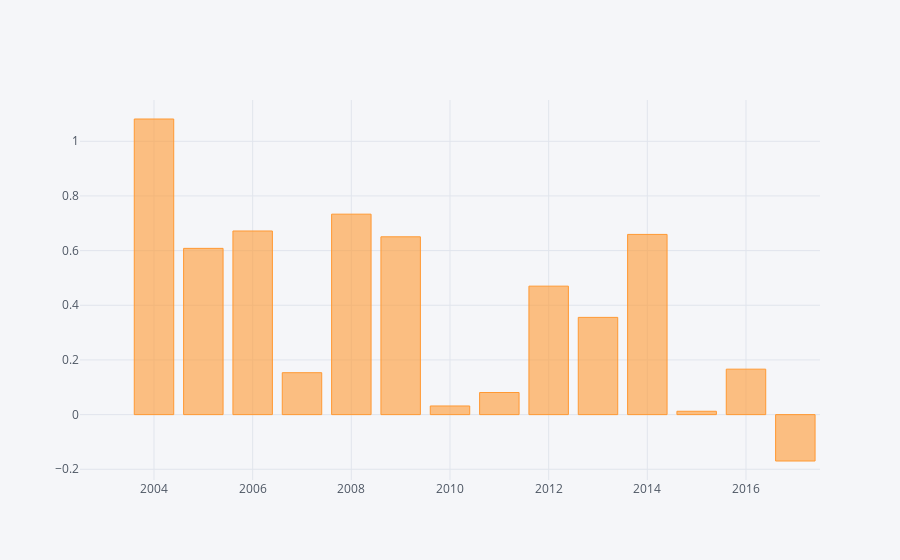

The notebook cell saved with this chart:
### Code cell
commits_per_year.pct_change().iplot(kind='bar')

### Figure 1 — Plotly figure (JSON) as saved in the notebook; plotly's stock layout.template omitted (floating-point values rounded to 4 significant figures)
{"data": [{"marker": {"color": "rgba(255, 153, 51, 0.6)", "line": {"color": "rgba(255, 153, 51, 1.0)", "width": 1}}, "name": "date", "orientation": "v", "text": "", "type": "bar", "x": [2003, 2004, 2005, 2006, 2007, 2008, 2009, 2010, 2011, 2012, 2013, 2014, 2015, 2016, 2017], "y": ["", 1.082, 0.6082, 0.6718, 0.1534, 0.7334, 0.6506, 0.03161, 0.08087, 0.47, 0.3557, 0.6593, 0.01229, 0.1662, -0.1697]}], "layout": {"legend": {"bgcolor": "#F5F6F9", "font": {"color": "#4D5663"}}, "paper_bgcolor": "#F5F6F9", "plot_bgcolor": "#F5F6F9", "titlefont": {"color": "#4D5663"}, "xaxis1": {"gridcolor": "#E1E5ED", "showgrid": true, "tickfont": {"color": "#4D5663"}, "title": "", "titlefont": {"color": "#4D5663"}, "zerolinecolor": "#E1E5ED"}, "yaxis1": {"gridcolor": "#E1E5ED", "showgrid": true, "tickfont": {"color": "#4D5663"}, "title": "", "titlefont": {"color": "#4D5663"}, "zerolinecolor": "#E1E5ED"}}}
